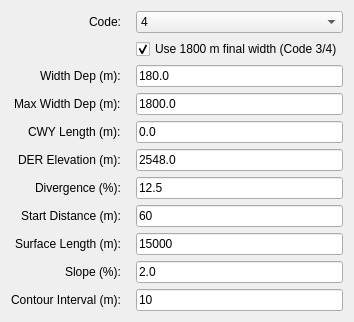
        <widget class="QWidget" name="tab_takeoff">
         <attribute name="title">
         <string>Take-Off Surface</string>
         </attribute>
            <layout class="QFormLayout" name="formLayout_takeoff">
        <property name="fieldGrowthPolicy">
         <enum>QFormLayout::AllNonFixedFieldsGrow</enum>
        </property>
        <property name="labelAlignment">
         <set>Qt::AlignRight|Qt::AlignVCenter</set>
        </property>
        <property name="horizontalSpacing">
         <number>15</number>
        </property>
        <property name="verticalSpacing">
         <number>6</number>
        </property>
      <item row="0" column="0">
          <widget class="QLabel" name="label_code_takeoff">
           <property name="text">
            <string>Code:</string>
           </property>
          </widget>
         </item>
      <item row="0" column="1">
          <widget class="QComboBox" name="spin_code_takeoff">
           <property name="currentIndex">
            <number>3</number>
           </property>
           <item>
            <property name="text">
            <string>1</string>
            </property>
           </item>
           <item>
            <property name="text">
            <string>2</string>
            </property>
           </item>
           <item>
            <property name="text">
            <string>3</string>
            </property>
           </item>
           <item>
            <property name="text">
            <string>4</string>
            </property>
           </item>
          </widget>
         </item>
      <item row="2" column="0">
          <widget class="QLabel" name="label_widthDep_takeoff">
           <property name="text">
            <string>Width Dep (m):</string>
           </property>
          </widget>
         </item>
         <item row="2" column="1">
          <widget class="QLineEdit" name="spin_widthDep_takeoff">
           <property name="text">
            <string>180.0</string>
           </property>
          </widget>
         </item>
      <item row="3" column="0">
          <widget class="QLabel" name="label_maxWidthDep_takeoff">
           <property name="text">
            <string>Max Width Dep (m):</string>
           </property>
          </widget>
         </item>
      <item row="3" column="1">
          <widget class="QLineEdit" name="spin_maxWidthDep_takeoff">
           <property name="text">
            <string>1800.0</string>
           </property>
          </widget>
         </item>
      <item row="4" column="0">
          <widget class="QLabel" name="label_CWYLength_takeoff">
           <property name="text">
            <string>CWY Length (m):</string>
           </property>
          </widget>
         </item>
      <item row="4" column="1">
          <widget class="QLineEdit" name="spin_CWYLength_takeoff">
           <property name="text">
            <string>0.0</string>
           </property>
          </widget>
         </item>
      <item row="5" column="0">
          <widget class="QLabel" name="label_Z0_takeoff">
           <property name="text">
           <string>DER Elevation (m):</string>
           </property>
          </widget>
         </item>
      <item row="5" column="1">
          <widget class="QLineEdit" name="spin_Z0_takeoff">
           <property name="text">
            <string>2548.0</string>
           </property>
          </widget>
         </item>
      <item row="1" column="1">
       <widget class="QCheckBox" name="check_finalWidth1800_takeoff">
        <property name="text">
         <string>Use 1800 m final width (Code 3/4)</string>
        </property>
        <property name="toolTip">
         <string>For Code 3/4: Checked = 1800 m. Unchecked = 1200 m. You can still override the value manually.</string>
        </property>
        <property name="checked">
         <bool>true</bool>
        </property>
       </widget>
      </item>
      <item row="6" column="0">
       <widget class="QLabel" name="label_divergence_takeoff">
        <property name="text">
         <string>Divergence (%):</string>
        </property>
       </widget>
      </item>
      <item row="6" column="1">
       <widget class="QLineEdit" name="spin_divergence_takeoff">
        <property name="text">
         <string>12.5</string>
        </property>
       </widget>
      </item>
      <item row="7" column="0">
       <widget class="QLabel" name="label_startDistance_takeoff">
        <property name="text">
         <string>Start Distance (m):</string>
        </property>
       </widget>
      </item>
      <item row="7" column="1">
       <widget class="QLineEdit" name="spin_startDistance_takeoff">
        <property name="text">
         <string>60</string>
        </property>
       </widget>
      </item>
      <item row="8" column="0">
       <widget class="QLabel" name="label_surfaceLength_takeoff">
        <property name="text">
         <string>Surface Length (m):</string>
        </property>
       </widget>
      </item>
      <item row="8" column="1">
       <widget class="QLineEdit" name="spin_surfaceLength_takeoff">
        <property name="text">
         <string>15000</string>
        </property>
       </widget>
      </item>
      <item row="9" column="0">
       <widget class="QLabel" name="label_slope_takeoff">
        <property name="text">
         <string>Slope (%):</string>
        </property>
       </widget>
      </item>
      <item row="9" column="1">
       <widget class="QLineEdit" name="spin_slope_takeoff">
        <property name="text">
         <string>2.0</string>
        </property>
       </widget>
      </item>
      <item row="10" column="0">
       <widget class="QLabel" name="label_contour_interval_takeoff">
        <property name="text">
         <string>Contour Interval (m):</string>
        </property>
       </widget>
      </item>
      <item row="10" column="1">
       <widget class="QLineEdit" name="spin_contour_interval_takeoff">
        <property name="text">
         <string>10</string>
        </property>
        <property name="toolTip">
         <string>Elevation interval for contour lines in metres. Set to 0 to disable.</string>
        </property>
       </widget>
      </item>
         </layout>
        </widget>
